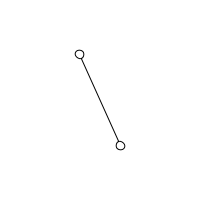
Frame 1 (no input)
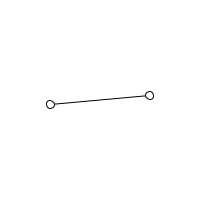
Frame 60 (the mouse pressed at the canvas centre just before this capture)
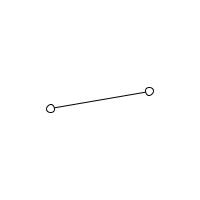
Frame 120 (the mouse held since frame 60 and released just before this capture)

The Processing sketch that drew these frames (run headless with seeded random() and noise(); from frame 60 on, the mouse is pressed at the canvas centre):

// Processing sketch: sketch_211031a_3_1
// ── sketch_211031a_3_1.pde
float angle = 0;
void setup(){
  size(200, 200);
 
}

void draw(){
  background(255);
 
  angle += 20;
  translate(width / 2, height / 2);
  rotate(angle);
  line(-50, 0, 50, 0);
  ellipse(50, 0, 8, 8);
  ellipse(-50, 0, 8, 8);
}
